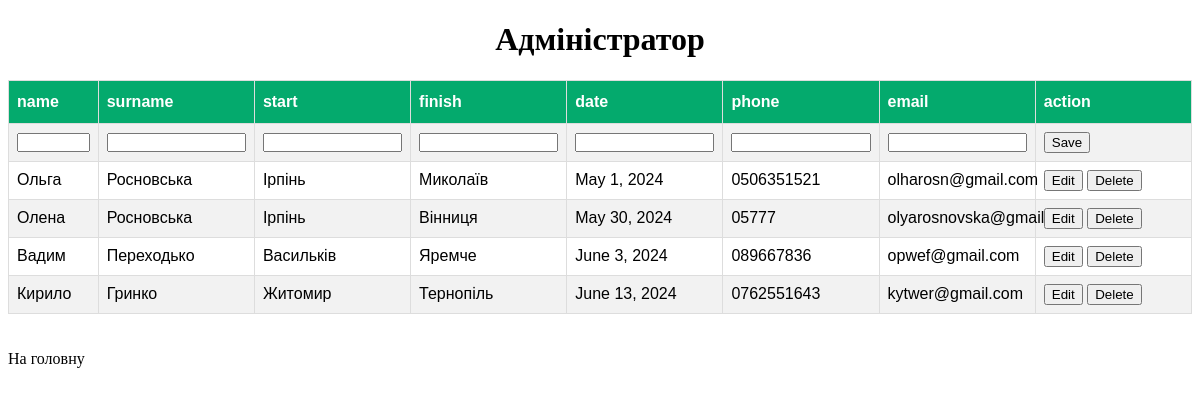
Screenshot of /api/admin/ with the database file from the repository.
### trips/models.py (models this page shows, shortened)
class Trip(models.Model):
    name = models.CharField(max_length=20)
    surname = models.CharField(max_length=50)
    phone = models.CharField(max_length=20)
    email = models.EmailField(max_length=50)
    start = models.CharField(max_length=20)
    finish = models.CharField(max_length=20)
    date = models.DateField()
    class Meta:
        ordering = ['date']

### trips/views.py (the view, shortened to what this page needs)
# urls.py: path('admin/', admin.site.urls),
def admin(request):
    context = {}
    form = TripForm()
    trips = Trip.objects.all()
    context['trips'] = trips
    context['title'] = "admin page"
    context['form'] = form
    return render(request, 'admin.html', context)

### trips/forms.py
class TripForm(forms.ModelForm):
    class Meta:
        model = Trip
        fields = [ 'name', 'surname', 'start', 'finish', 'date', 'phone', 'email' ]

### trips/templates/admin.html (shortened to what this page needs)
{% extends 'base.html' %}
{% block content %}
<h1>Адміністратор</h1>
<form method="POST", action="{% url 'admin' %}">
    <table id="customers">
        <tr>
            <th>name</th>
            <th>surname</th>
            <th>start</th>
            <th>finish</th>
            <th>date</th>
            <th>phone</th>
            <th>email</th>
            <th>action</th>
        </tr>
        {% if not form.instance.id %}
        <tr>
            {% include 'save.html' %}
        </tr>
        {% endif %}
        {% for trip in trips %}
        <tr>
            {% if form.instance.id == trip.id %}
            {% include 'save.html' %}
            {% else %}
            <td>{{trip.name}}</td>
            <td>{{trip.surname}}</td>
            <td>{{trip.start}}</td>
            <td>{{trip.finish}}</td>
            <td>{{trip.date}}</td>
            <td>{{trip.phone}}</td>
            <td>{{trip.email}}</td>
            <td>
                <button formnovalidate name="edit"  value="{{trip.id}}">Edit</button>
                <button formnovalidate name="delete" value="{{trip.id}}">Delete</button>
            </td>
            {% endif %}
        </tr>
    {% endfor %}
    </table>
</form>
<br><br>
<div ><a href="{% url 'index' %}">На головну</a></div>
{% endblock %}

### poputchyk/static/style.css (style rules this page uses)
h1 { text-align: center; }
a { color: black; text-decoration: none; font-weight: 500; }
#customers { font-family: Arial, Helvetica, sans-serif; border-collapse: collapse; width: 100%; }
#customers td, #customers th { border: 1px solid #ddd; padding: 8px; max-width: 30px; }
#customers tr:nth-child(even) { background-color: #f2f2f2; }
#customers th { padding-top: 12px; padding-bottom: 12px; text-align: left; background-color: #04AA6D; color: white; }
#customers th:nth-child(1), #customers td:nth-child(1) { max-width: 10px; }
td input { box-sizing: border-box; width: 100%; padding: 0 5px; }

### rows the page displays
Trip: name "Ольга", surname "Росновська", start "Ірпінь", finish "Миколаїв", date "May 1, 2024", phone "0506351521", email "olharosn@gmail.com", {{ trip.id }} 5 (drawn)
Trip: name "Олена", surname "Росновська", start "Ірпінь", finish "Вінниця", date "May 30, 2024", phone "05777", email "olyarosnovska@gmail.com", {{ trip.id }} 2 (drawn)
Trip: name "Вадим", surname "Переходько", start "Васильків", finish "Яремче", date "June 3, 2024", phone "089667836", email "opwef@gmail.com", {{ trip.id }} 4 (drawn)
Trip: name "Кирило", surname "Гринко", start "Житомир", finish "Тернопіль", date "June 13, 2024", phone "0762551643", email "kytwer@gmail.com", {{ trip.id }} 3 (drawn)
